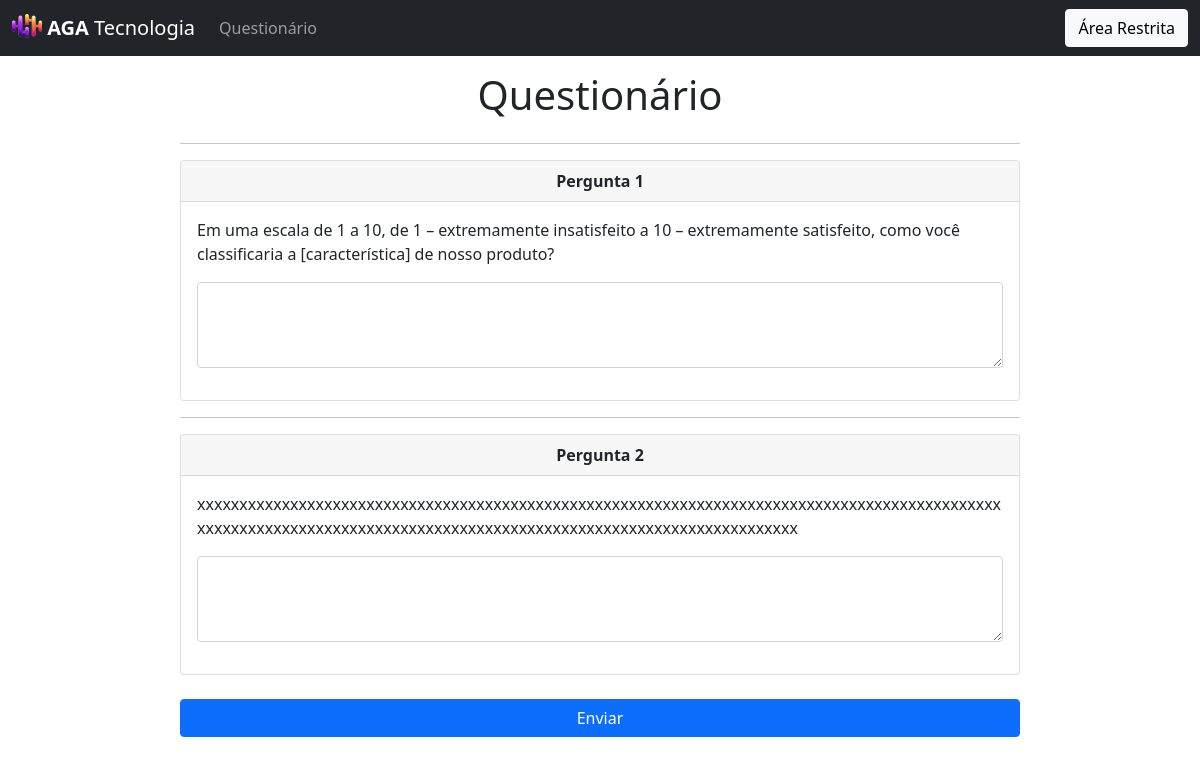
The page /question on the database its author committed.
### tables this page shows
CREATE TABLE `pergunta` (
  `id` int NOT NULL AUTO_INCREMENT,
  `descricao` text NOT NULL,
  `ativo` char(1) NOT NULL DEFAULT 'S',
  PRIMARY KEY (`id`)
);

### Controller/QuestionController.php (called while the page is built, shortened)
<?php
    class QuestionController extends Controller {
        public static function questionAnswer() {
            $model = new QuestionModel();
            $arr_question = $model->getAllRows();
            include "./View/modules/Question/question_answer.php";
        }
    }

### index.php (called while the page is built, shortened)
<?php
    include "./rotas.php";

### DAO/MySQL.php (called while the page is built)
<?php
    class MySQL extends PDO {
        private $dsn = 'mysql:host=localhost:3307;dbname=agatecnologia_db';
        private $user = "root";
        private $pass = "etecjau";
        public function __construct()
        {
            try {
                return parent::__construct(
                    $this->dsn,
                    $this->user,
                    $this->pass,
                    [PDO::MYSQL_ATTR_INIT_COMMAND =>  "SET NAMES 'UTF8'"]
                );
            } catch (PDOException $e) {
                echo "[X] - Ocorreu um erro inesperado ao tentar se conectar ao MySQL.";
            }
        }
    }

### Model/QuestionModel.php (called while the page is built, shortened)
<?php
    class QuestionModel {
        public function getAllRows() {
            $dao = new QuestionDAO();
            return $dao->getAllRows();
        }
    }

### DAO/QuestionDAO.php (called while the page is built, shortened)
<?php
    class QuestionDAO {
        public $conexao;
        public function __construct()
        {
            include_once 'MySQL.php';
            $this->conexao = new MySQL();
        }
        function getAllRows() {
            $sql = "SELECT * FROM pergunta WHERE ativo = \"S\"";
            $stmt = $this->conexao->prepare($sql);
            $stmt->execute();
            return $stmt->fetchAll(PDO::FETCH_CLASS);
        }
    }

### View/modules/Question/question_answer.php (the view, shortened to what this page needs)
<!DOCTYPE html>
<html lang="pt-br">
<head>
    <?php include "./View/includes/css_config.php" ?>
    <link rel="stylesheet" href="./../../../View/css/question_answer.css">
</head>
<body>
    <header>
        <?php include "./View/includes/cabecalho.php" ?>
    </header>
    <main class="container-question">
        <section class="section-header">
            <h1>Questionário</h1>
        </section>
        <section class="section-questions">
          <form action="/answer/save" method="POST">
            <?php
              $pos = 1;
            ?>
            <?php foreach($arr_question as $item): ?>
              <hr>
              <div class="card">
                <div class="card-header">
                  <strong>Pergunta <?= $pos ?></strong>
                </div>
                <div class="card-body">
                  <p class="card-text">
                      <?= $item->descricao ?>
                  </p>
                  <div class="mb-3">
                    <textarea name="question_<?= $pos ?>" class="form-control" id="exampleFormControlTextarea1" rows="3"></textarea>
                  </div>
                </div>
              </div>
              <?php
                $pos++;
              ?>
            <?php endforeach; ?>
            <br>
            <div class="d-grid gap-2">
              <button class="btn btn-primary" type="submit">Enviar</button>
            </div>
          </form>
        </section>
    </main>
</body>
</html>

### View/css/question_answer.css (style rules this page uses)
.container-question { display: flex; justify-content: center; align-items: center; flex-direction: column; }
.section-questions { width: 70%; }
.section-header h1 { margin-top: 15px; }
.card-header { text-align: center; }

### rows shown on the page
pergunta: descricao "Em uma escala de 1 a 10, de 1 – extremamente insatisfeito a 10 – extremamente satisfeito, como você classificaria a [característica] de nosso produto?"
pergunta: descricao "xxxxxxxxxxxxxxxxxxxxxxxxxxxxxxxxxxxxxxxxxxxxxxxxxxxxxxxxxxxxxxxxxxxxxxxxxxxxxxxxxxxxxxxxxxxxxxxxxxxxxxxxxxxxxxxxxxxxxxxxxxxxxxxxxxxxxxxxxxxxxxxxxxxxxxxxxxxxxxxxxxxxxx"
